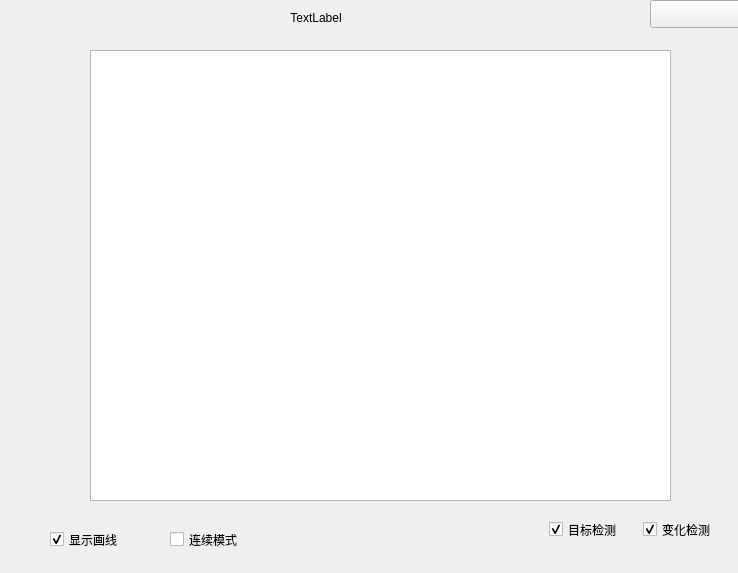
<?xml version="1.0" encoding="UTF-8"?>
<ui version="4.0">
 <class>Image_windows</class>
 <widget class="QWidget" name="Image_windows">
  <property name="geometry">
   <rect>
    <x>0</x>
    <y>0</y>
    <width>738</width>
    <height>573</height>
   </rect>
  </property>
  <property name="windowTitle">
   <string>Form</string>
  </property>
  <widget class="QGraphicsView" name="image_view">
   <property name="geometry">
    <rect>
     <x>90</x>
     <y>50</y>
     <width>581</width>
     <height>451</height>
    </rect>
   </property>
   <property name="verticalScrollBarPolicy">
    <enum>Qt::ScrollBarAlwaysOff</enum>
   </property>
   <property name="horizontalScrollBarPolicy">
    <enum>Qt::ScrollBarAlwaysOff</enum>
   </property>
  </widget>
  <widget class="QPushButton" name="image_left">
   <property name="geometry">
    <rect>
     <x>0</x>
     <y>261</y>
     <width>40</width>
     <height>400</height>
    </rect>
   </property>
   <property name="sizePolicy">
    <sizepolicy hsizetype="Fixed" vsizetype="Fixed">
     <horstretch>0</horstretch>
     <verstretch>0</verstretch>
    </sizepolicy>
   </property>
   <property name="minimumSize">
    <size>
     <width>40</width>
     <height>400</height>
    </size>
   </property>
   <property name="maximumSize">
    <size>
     <width>16777215</width>
     <height>16777215</height>
    </size>
   </property>
   <property name="text">
    <string/>
   </property>
   <property name="flat">
    <bool>true</bool>
   </property>
  </widget>
  <widget class="QPushButton" name="image_right">
   <property name="geometry">
    <rect>
     <x>690</x>
     <y>80</y>
     <width>40</width>
     <height>400</height>
    </rect>
   </property>
   <property name="sizePolicy">
    <sizepolicy hsizetype="Fixed" vsizetype="Fixed">
     <horstretch>0</horstretch>
     <verstretch>0</verstretch>
    </sizepolicy>
   </property>
   <property name="minimumSize">
    <size>
     <width>40</width>
     <height>400</height>
    </size>
   </property>
   <property name="maximumSize">
    <size>
     <width>16777215</width>
     <height>16777215</height>
    </size>
   </property>
   <property name="text">
    <string/>
   </property>
   <property name="flat">
    <bool>true</bool>
   </property>
  </widget>
  <widget class="QPushButton" name="image_start_detect">
   <property name="geometry">
    <rect>
     <x>341</x>
     <y>505</y>
     <width>50</width>
     <height>50</height>
    </rect>
   </property>
   <property name="sizePolicy">
    <sizepolicy hsizetype="Fixed" vsizetype="Fixed">
     <horstretch>0</horstretch>
     <verstretch>0</verstretch>
    </sizepolicy>
   </property>
   <property name="minimumSize">
    <size>
     <width>50</width>
     <height>50</height>
    </size>
   </property>
   <property name="maximumSize">
    <size>
     <width>50</width>
     <height>50</height>
    </size>
   </property>
   <property name="text">
    <string/>
   </property>
   <property name="flat">
    <bool>true</bool>
   </property>
  </widget>
  <widget class="QCheckBox" name="image_change_detect">
   <property name="geometry">
    <rect>
     <x>643</x>
     <y>520</y>
     <width>87</width>
     <height>19</height>
    </rect>
   </property>
   <property name="text">
    <string>变化检测</string>
   </property>
   <property name="checked">
    <bool>true</bool>
   </property>
  </widget>
  <widget class="QCheckBox" name="image_obj_detect">
   <property name="geometry">
    <rect>
     <x>549</x>
     <y>520</y>
     <width>87</width>
     <height>19</height>
    </rect>
   </property>
   <property name="text">
    <string>目标检测</string>
   </property>
   <property name="checked">
    <bool>true</bool>
   </property>
  </widget>
  <widget class="QLabel" name="image_title">
   <property name="geometry">
    <rect>
     <x>280</x>
     <y>10</y>
     <width>72</width>
     <height>15</height>
    </rect>
   </property>
   <property name="text">
    <string>TextLabel</string>
   </property>
   <property name="alignment">
    <set>Qt::AlignCenter</set>
   </property>
  </widget>
  <widget class="QPushButton" name="image_close">
   <property name="geometry">
    <rect>
     <x>650</x>
     <y>0</y>
     <width>93</width>
     <height>28</height>
    </rect>
   </property>
   <property name="text">
    <string/>
   </property>
  </widget>
  <widget class="QCheckBox" name="image_line">
   <property name="geometry">
    <rect>
     <x>50</x>
     <y>530</y>
     <width>91</width>
     <height>19</height>
    </rect>
   </property>
   <property name="text">
    <string>显示画线</string>
   </property>
   <property name="checked">
    <bool>true</bool>
   </property>
  </widget>
  <widget class="QCheckBox" name="image_constant">
   <property name="geometry">
    <rect>
     <x>170</x>
     <y>530</y>
     <width>91</width>
     <height>19</height>
    </rect>
   </property>
   <property name="text">
    <string>连续模式</string>
   </property>
  </widget>
  <widget class="QLabel" name="image_change_view">
   <property name="geometry">
    <rect>
     <x>80</x>
     <y>290</y>
     <width>251</width>
     <height>201</height>
    </rect>
   </property>
   <property name="text">
    <string/>
   </property>
  </widget>
  <widget class="QLabel" name="image_obj_view">
   <property name="geometry">
    <rect>
     <x>80</x>
     <y>50</y>
     <width>251</width>
     <height>251</height>
    </rect>
   </property>
   <property name="text">
    <string/>
   </property>
  </widget>
  <widget class="QLabel" name="image_line_view">
   <property name="geometry">
    <rect>
     <x>380</x>
     <y>100</y>
     <width>251</width>
     <height>341</height>
    </rect>
   </property>
   <property name="text">
    <string/>
   </property>
   <property name="scaledContents">
    <bool>false</bool>
   </property>
  </widget>
  <zorder>image_view</zorder>
  <zorder>image_start_detect</zorder>
  <zorder>image_change_detect</zorder>
  <zorder>image_obj_detect</zorder>
  <zorder>image_title</zorder>
  <zorder>image_close</zorder>
  <zorder>image_line</zorder>
  <zorder>image_constant</zorder>
  <zorder>image_change_view</zorder>
  <zorder>image_obj_view</zorder>
  <zorder>image_line_view</zorder>
  <zorder>image_right</zorder>
  <zorder>image_left</zorder>
 </widget>
 <resources/>
 <connections/>
</ui>
